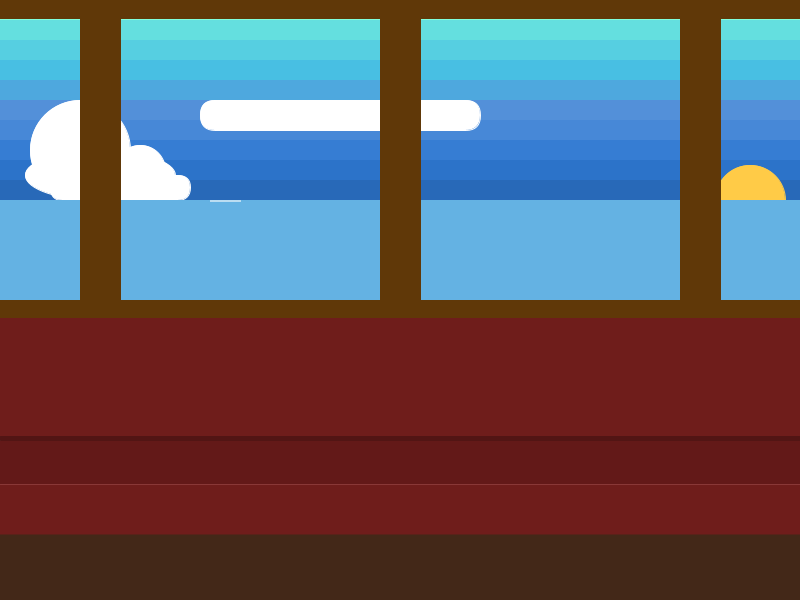
Frame 1 (no input)
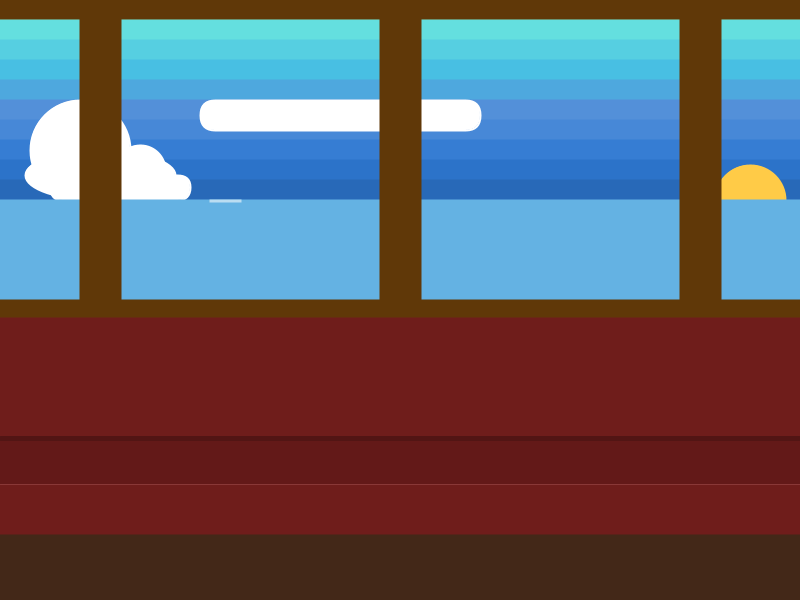
Frame 60 (the mouse pressed at the canvas centre just before this capture)
Frame 120 (the mouse held since frame 60 and released just before this capture): identical to frame 60, image omitted

The Processing sketch that drew these frames (run headless with seeded random() and noise(); from frame 60 on, the mouse is pressed at the canvas centre):

// Processing sketch: Unit2project
// ── Unit2project.pde
//Joanna Sun
//Feb. 12, 2025
//2-4

//variables
int x;



void setup()  {
  x = 210;
  size(800, 600);

} //---end of setup---

void draw()  {


//background
fill(#80ffdb);
stroke(#80ffdb);
rect(0, 0, 800, 20);

fill(#64dfdf);
stroke(#64dfdf);
rect(0, 20, 800, 20);

fill(#56cfe1);
stroke(#56cfe1);
rect(0, 40, 800, 20);

fill(#48bfe3);
stroke(#48bfe3);
rect(0, 60, 800, 20);

fill(#4ea8de);
stroke(#4ea8de);
rect(0, 80, 800, 20);

fill(#5390d9);
stroke(#5390d9);
rect(0, 100, 800, 20);

fill(#4788D7);
stroke(#4788D7);
rect(0, 120, 800, 20);

fill(#367DD3);
stroke(#367DD3);
rect(0, 140, 800, 20);

fill(#2C73C9);
stroke(#2C73C9);
rect(0, 160, 800, 20);

fill(#2869B8);
stroke(#2869B8);
rect(0, 180, 800, 20);

//clouds
fill(#FFFFFF);
stroke(#FFFFFF);
ellipse(100, 175, 150, 50);
ellipse(140, 170, 50, 50);
rect(50, 175, 140, 25, 100);
ellipse(80, 150, 100, 100);
rect(200, 100, 280, 30, 200);

//sun
fill(#FFCB47);
stroke(#FFCB47);
ellipse(750, 200, 70, 70);

//ocean
fill(#64B2E3);
stroke(#64B2E3);
rect(0, 200, 800, 100);

fill(#BADDF2);
stroke(#BADDF2);
rect(x, 200, 30, 1);


//train
fill(#603808);
stroke(#603808);
rect(0, 0, 800, 18);

fill(#603808);
stroke(#603808);
rect(80, 0, 40, 300);

fill(#603808);
stroke(#603808);
rect(380, 0, 40, 300);

fill(#603808);
stroke(#603808);
rect(680, 0, 40, 300);

fill(#603808);
stroke(#603808);
rect(0, 300, 800, 18);

fill(#6f1d1b);
stroke(#6f1d1b);
rect(0, 318, 800, 120);

stroke(#521514);
strokeWeight(5);
line(0, 438, 800, 438);

fill(#631918);
stroke(#631918);
rect(0, 443, 800, 40);

stroke(#E38D8C);
strokeWeight(2);
line(0, 485, 800, 485);

fill(#6f1d1b);
stroke(#6f1d1b);
rect(0, 485, 800, 50);

fill(#432818);
stroke(#432818);
rect(0, 535, 800, 100);

}
